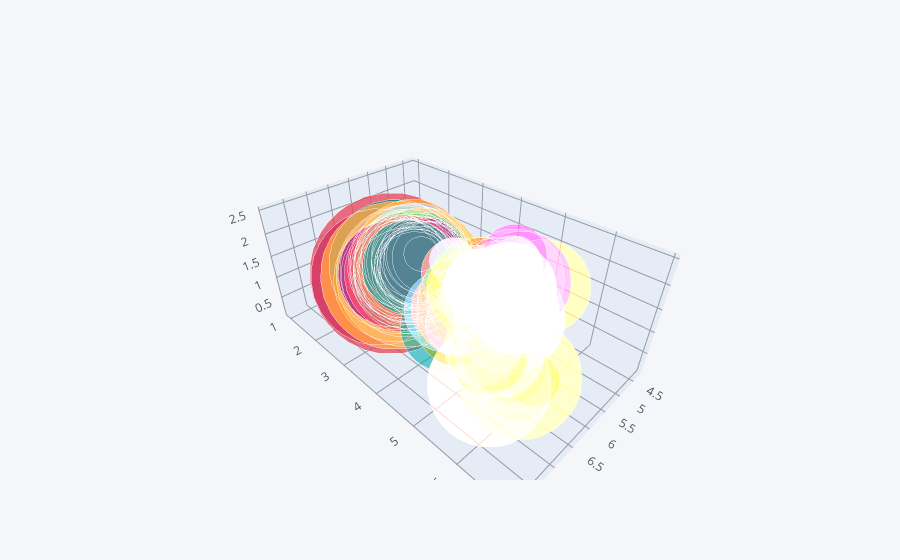

Source (notebook cell):
### Code cell
df.iplot(x='sepal_length',y='petal_length',z='petal_width',size='sepal_width',kind='bubble3d')

### Figure 1 — Plotly figure (JSON) as saved in the notebook; plotly's stock layout.template omitted (floating-point values rounded to 4 significant figures; data arrays with more than 128 entries replaced by an {"elided": "..."} marker saying what was removed)
{"data": [{"marker": {"color": {"elided": "150 str values"}, "opacity": 0.8, "size": {"elided": "150 int values"}, "symbol": "circle"}, "mode": "markers", "text": {"elided": "150 str values"}, "type": "scatter3d", "x": {"elided": "150 float values"}, "y": {"elided": "150 float values"}, "z": {"elided": "150 float values"}}], "layout": {"legend": {"bgcolor": "#F5F6F9", "font": {"color": "#4D5663"}}, "paper_bgcolor": "#F5F6F9", "plot_bgcolor": "#F5F6F9", "scene": {"xaxis": {"gridcolor": "#9499A3", "showgrid": true, "tickfont": {"color": "#4D5663"}, "title": {"font": {"color": "#4D5663"}, "text": ""}, "zerolinecolor": "#9499A3"}, "yaxis": {"gridcolor": "#9499A3", "showgrid": true, "tickfont": {"color": "#4D5663"}, "title": {"font": {"color": "#4D5663"}, "text": ""}, "zerolinecolor": "#9499A3"}, "zaxis": {"gridcolor": "#9499A3", "showgrid": true, "tickfont": {"color": "#4D5663"}, "title": {"font": {"color": "#4D5663"}, "text": ""}, "zerolinecolor": "#9499A3"}}, "title": {"font": {"color": "#4D5663"}}}}
